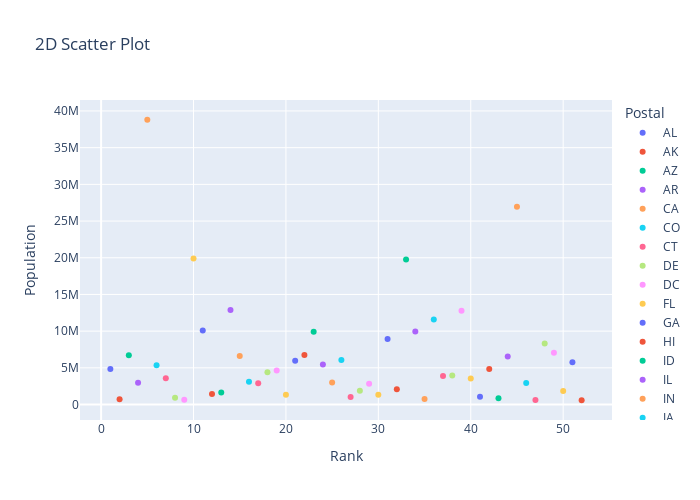

Write notebook code for a chart like this one.
### Code cell
fig = px.scatter(df, x = 'Rank', y = 'Population',width=700, height=500, title="2D Scatter Plot",color ='Postal')
fig.show()

### Figure 1 — Plotly figure (JSON) as saved in the notebook; plotly's stock layout.template omitted (floating-point values rounded to 4 significant figures)
{"data": [{"hovertemplate": "Postal=AL<br>Rank=%{x}<br>Population=%{y}<extra></extra>", "legendgroup": "AL", "marker": {"color": "#636efa", "symbol": "circle"}, "mode": "markers", "name": "AL", "orientation": "v", "showlegend": true, "type": "scatter", "x": [1], "xaxis": "x", "y": [4849377], "yaxis": "y"}, {"hovertemplate": "Postal=AK<br>Rank=%{x}<br>Population=%{y}<extra></extra>", "legendgroup": "AK", "marker": {"color": "#EF553B", "symbol": "circle"}, "mode": "markers", "name": "AK", "orientation": "v", "showlegend": true, "type": "scatter", "x": [2], "xaxis": "x", "y": [736732], "yaxis": "y"}, {"hovertemplate": "Postal=AZ<br>Rank=%{x}<br>Population=%{y}<extra></extra>", "legendgroup": "AZ", "marker": {"color": "#00cc96", "symbol": "circle"}, "mode": "markers", "name": "AZ", "orientation": "v", "showlegend": true, "type": "scatter", "x": [3], "xaxis": "x", "y": [6731484], "yaxis": "y"}, {"hovertemplate": "Postal=AR<br>Rank=%{x}<br>Population=%{y}<extra></extra>", "legendgroup": "AR", "marker": {"color": "#ab63fa", "symbol": "circle"}, "mode": "markers", "name": "AR", "orientation": "v", "showlegend": true, "type": "scatter", "x": [4], "xaxis": "x", "y": [2966369], "yaxis": "y"}, {"hovertemplate": "Postal=CA<br>Rank=%{x}<br>Population=%{y}<extra></extra>", "legendgroup": "CA", "marker": {"color": "#FFA15A", "symbol": "circle"}, "mode": "markers", "name": "CA", "orientation": "v", "showlegend": true, "type": "scatter", "x": [5], "xaxis": "x", "y": [38802500], "yaxis": "y"}, {"hovertemplate": "Postal=CO<br>Rank=%{x}<br>Population=%{y}<extra></extra>", "legendgroup": "CO", "marker": {"color": "#19d3f3", "symbol": "circle"}, "mode": "markers", "name": "CO", "orientation": "v", "showlegend": true, "type": "scatter", "x": [6], "xaxis": "x", "y": [5355866], "yaxis": "y"}, {"hovertemplate": "Postal=CT<br>Rank=%{x}<br>Population=%{y}<extra></extra>", "legendgroup": "CT", "marker": {"color": "#FF6692", "symbol": "circle"}, "mode": "markers", "name": "CT", "orientation": "v", "showlegend": true, "type": "scatter", "x": [7], "xaxis": "x", "y": [3596677], "yaxis": "y"}, {"hovertemplate": "Postal=DE<br>Rank=%{x}<br>Population=%{y}<extra></extra>", "legendgroup": "DE", "marker": {"color": "#B6E880", "symbol": "circle"}, "mode": "markers", "name": "DE", "orientation": "v", "showlegend": true, "type": "scatter", "x": [8], "xaxis": "x", "y": [935614], "yaxis": "y"}, {"hovertemplate": "Postal=DC<br>Rank=%{x}<br>Population=%{y}<extra></extra>", "legendgroup": "DC", "marker": {"color": "#FF97FF", "symbol": "circle"}, "mode": "markers", "name": "DC", "orientation": "v", "showlegend": true, "type": "scatter", "x": [9], "xaxis": "x", "y": [658893], "yaxis": "y"}, {"hovertemplate": "Postal=FL<br>Rank=%{x}<br>Population=%{y}<extra></extra>", "legendgroup": "FL", "marker": {"color": "#FECB52", "symbol": "circle"}, "mode": "markers", "name": "FL", "orientation": "v", "showlegend": true, "type": "scatter", "x": [10], "xaxis": "x", "y": [19893297], "yaxis": "y"}, {"hovertemplate": "Postal=GA<br>Rank=%{x}<br>Population=%{y}<extra></extra>", "legendgroup": "GA", "marker": {"color": "#636efa", "symbol": "circle"}, "mode": "markers", "name": "GA", "orientation": "v", "showlegend": true, "type": "scatter", "x": [11], "xaxis": "x", "y": [10097343], "yaxis": "y"}, {"hovertemplate": "Postal=HI<br>Rank=%{x}<br>Population=%{y}<extra></extra>", "legendgroup": "HI", "marker": {"color": "#EF553B", "symbol": "circle"}, "mode": "markers", "name": "HI", "orientation": "v", "showlegend": true, "type": "scatter", "x": [12], "xaxis": "x", "y": [1419561], "yaxis": "y"}, {"hovertemplate": "Postal=ID<br>Rank=%{x}<br>Population=%{y}<extra></extra>", "legendgroup": "ID", "marker": {"color": "#00cc96", "symbol": "circle"}, "mode": "markers", "name": "ID", "orientation": "v", "showlegend": true, "type": "scatter", "x": [13], "xaxis": "x", "y": [1634464], "yaxis": "y"}, {"hovertemplate": "Postal=IL<br>Rank=%{x}<br>Population=%{y}<extra></extra>", "legendgroup": "IL", "marker": {"color": "#ab63fa", "symbol": "circle"}, "mode": "markers", "name": "IL", "orientation": "v", "showlegend": true, "type": "scatter", "x": [14], "xaxis": "x", "y": [12880580], "yaxis": "y"}, {"hovertemplate": "Postal=IN<br>Rank=%{x}<br>Population=%{y}<extra></extra>", "legendgroup": "IN", "marker": {"color": "#FFA15A", "symbol": "circle"}, "mode": "markers", "name": "IN", "orientation": "v", "showlegend": true, "type": "scatter", "x": [15], "xaxis": "x", "y": [6596855], "yaxis": "y"}, {"hovertemplate": "Postal=IA<br>Rank=%{x}<br>Population=%{y}<extra></extra>", "legendgroup": "IA", "marker": {"color": "#19d3f3", "symbol": "circle"}, "mode": "markers", "name": "IA", "orientation": "v", "showlegend": true, "type": "scatter", "x": [16], "xaxis": "x", "y": [3107126], "yaxis": "y"}, {"hovertemplate": "Postal=KS<br>Rank=%{x}<br>Population=%{y}<extra></extra>", "legendgroup": "KS", "marker": {"color": "#FF6692", "symbol": "circle"}, "mode": "markers", "name": "KS", "orientation": "v", "showlegend": true, "type": "scatter", "x": [17], "xaxis": "x", "y": [2904021], "yaxis": "y"}, {"hovertemplate": "Postal=KY<br>Rank=%{x}<br>Population=%{y}<extra></extra>", "legendgroup": "KY", "marker": {"color": "#B6E880", "symbol": "circle"}, "mode": "markers", "name": "KY", "orientation": "v", "showlegend": true, "type": "scatter", "x": [18], "xaxis": "x", "y": [4413457], "yaxis": "y"}, {"hovertemplate": "Postal=LA<br>Rank=%{x}<br>Population=%{y}<extra></extra>", "legendgroup": "LA", "marker": {"color": "#FF97FF", "symbol": "circle"}, "mode": "markers", "name": "LA", "orientation": "v", "showlegend": true, "type": "scatter", "x": [19], "xaxis": "x", "y": [4649676], "yaxis": "y"}, {"hovertemplate": "Postal=ME<br>Rank=%{x}<br>Population=%{y}<extra></extra>", "legendgroup": "ME", "marker": {"color": "#FECB52", "symbol": "circle"}, "mode": "markers", "name": "ME", "orientation": "v", "showlegend": true, "type": "scatter", "x": [20], "xaxis": "x", "y": [1330089], "yaxis": "y"}, {"hovertemplate": "Postal=MD<br>Rank=%{x}<br>Population=%{y}<extra></extra>", "legendgroup": "MD", "marker": {"color": "#636efa", "symbol": "circle"}, "mode": "markers", "name": "MD", "orientation": "v", "showlegend": true, "type": "scatter", "x": [21], "xaxis": "x", "y": [5976407], "yaxis": "y"}, {"hovertemplate": "Postal=MA<br>Rank=%{x}<br>Population=%{y}<extra></extra>", "legendgroup": "MA", "marker": {"color": "#EF553B", "symbol": "circle"}, "mode": "markers", "name": "MA", "orientation": "v", "showlegend": true, "type": "scatter", "x": [22], "xaxis": "x", "y": [6745408], "yaxis": "y"}, {"hovertemplate": "Postal=MI<br>Rank=%{x}<br>Population=%{y}<extra></extra>", "legendgroup": "MI", "marker": {"color": "#00cc96", "symbol": "circle"}, "mode": "markers", "name": "MI", "orientation": "v", "showlegend": true, "type": "scatter", "x": [23], "xaxis": "x", "y": [9909877], "yaxis": "y"}, {"hovertemplate": "Postal=MN<br>Rank=%{x}<br>Population=%{y}<extra></extra>", "legendgroup": "MN", "marker": {"color": "#ab63fa", "symbol": "circle"}, "mode": "markers", "name": "MN", "orientation": "v", "showlegend": true, "type": "scatter", "x": [24], "xaxis": "x", "y": [5457173], "yaxis": "y"}, {"hovertemplate": "Postal=MS<br>Rank=%{x}<br>Population=%{y}<extra></extra>", "legendgroup": "MS", "marker": {"color": "#FFA15A", "symbol": "circle"}, "mode": "markers", "name": "MS", "orientation": "v", "showlegend": true, "type": "scatter", "x": [25], "xaxis": "x", "y": [2994079], "yaxis": "y"}, {"hovertemplate": "Postal=MO<br>Rank=%{x}<br>Population=%{y}<extra></extra>", "legendgroup": "MO", "marker": {"color": "#19d3f3", "symbol": "circle"}, "mode": "markers", "name": "MO", "orientation": "v", "showlegend": true, "type": "scatter", "x": [26], "xaxis": "x", "y": [6063589], "yaxis": "y"}, {"hovertemplate": "Postal=MT<br>Rank=%{x}<br>Population=%{y}<extra></extra>", "legendgroup": "MT", "marker": {"color": "#FF6692", "symbol": "circle"}, "mode": "markers", "name": "MT", "orientation": "v", "showlegend": true, "type": "scatter", "x": [27], "xaxis": "x", "y": [1023579], "yaxis": "y"}, {"hovertemplate": "Postal=NE<br>Rank=%{x}<br>Population=%{y}<extra></extra>", "legendgroup": "NE", "marker": {"color": "#B6E880", "symbol": "circle"}, "mode": "markers", "name": "NE", "orientation": "v", "showlegend": true, "type": "scatter", "x": [28], "xaxis": "x", "y": [1881503], "yaxis": "y"}, {"hovertemplate": "Postal=NV<br>Rank=%{x}<br>Population=%{y}<extra></extra>", "legendgroup": "NV", "marker": {"color": "#FF97FF", "symbol": "circle"}, "mode": "markers", "name": "NV", "orientation": "v", "showlegend": true, "type": "scatter", "x": [29], "xaxis": "x", "y": [2839098], "yaxis": "y"}, {"hovertemplate": "Postal=NH<br>Rank=%{x}<br>Population=%{y}<extra></extra>", "legendgroup": "NH", "marker": {"color": "#FECB52", "symbol": "circle"}, "mode": "markers", "name": "NH", "orientation": "v", "showlegend": true, "type": "scatter", "x": [30], "xaxis": "x", "y": [1326813], "yaxis": "y"}, {"hovertemplate": "Postal=NJ<br>Rank=%{x}<br>Population=%{y}<extra></extra>", "legendgroup": "NJ", "marker": {"color": "#636efa", "symbol": "circle"}, "mode": "markers", "name": "NJ", "orientation": "v", "showlegend": true, "type": "scatter", "x": [31], "xaxis": "x", "y": [8938175], "yaxis": "y"}, {"hovertemplate": "Postal=NM<br>Rank=%{x}<br>Population=%{y}<extra></extra>", "legendgroup": "NM", "marker": {"color": "#EF553B", "symbol": "circle"}, "mode": "markers", "name": "NM", "orientation": "v", "showlegend": true, "type": "scatter", "x": [32], "xaxis": "x", "y": [2085572], "yaxis": "y"}, {"hovertemplate": "Postal=NY<br>Rank=%{x}<br>Population=%{y}<extra></extra>", "legendgroup": "NY", "marker": {"color": "#00cc96", "symbol": "circle"}, "mode": "markers", "name": "NY", "orientation": "v", "showlegend": true, "type": "scatter", "x": [33], "xaxis": "x", "y": [19746227], "yaxis": "y"}, {"hovertemplate": "Postal=NC<br>Rank=%{x}<br>Population=%{y}<extra></extra>", "legendgroup": "NC", "marker": {"color": "#ab63fa", "symbol": "circle"}, "mode": "markers", "name": "NC", "orientation": "v", "showlegend": true, "type": "scatter", "x": [34], "xaxis": "x", "y": [9943964], "yaxis": "y"}, {"hovertemplate": "Postal=ND<br>Rank=%{x}<br>Population=%{y}<extra></extra>", "legendgroup": "ND", "marker": {"color": "#FFA15A", "symbol": "circle"}, "mode": "markers", "name": "ND", "orientation": "v", "showlegend": true, "type": "scatter", "x": [35], "xaxis": "x", "y": [739482], "yaxis": "y"}, {"hovertemplate": "Postal=OH<br>Rank=%{x}<br>Population=%{y}<extra></extra>", "legendgroup": "OH", "marker": {"color": "#19d3f3", "symbol": "circle"}, "mode": "markers", "name": "OH", "orientation": "v", "showlegend": true, "type": "scatter", "x": [36], "xaxis": "x", "y": [11594163], "yaxis": "y"}, {"hovertemplate": "Postal=OK<br>Rank=%{x}<br>Population=%{y}<extra></extra>", "legendgroup": "OK", "marker": {"color": "#FF6692", "symbol": "circle"}, "mode": "markers", "name": "OK", "orientation": "v", "showlegend": true, "type": "scatter", "x": [37], "xaxis": "x", "y": [3878051], "yaxis": "y"}, {"hovertemplate": "Postal=OR<br>Rank=%{x}<br>Population=%{y}<extra></extra>", "legendgroup": "OR", "marker": {"color": "#B6E880", "symbol": "circle"}, "mode": "markers", "name": "OR", "orientation": "v", "showlegend": true, "type": "scatter", "x": [38], "xaxis": "x", "y": [3970239], "yaxis": "y"}, {"hovertemplate": "Postal=PA<br>Rank=%{x}<br>Population=%{y}<extra></extra>", "legendgroup": "PA", "marker": {"color": "#FF97FF", "symbol": "circle"}, "mode": "markers", "name": "PA", "orientation": "v", "showlegend": true, "type": "scatter", "x": [39], "xaxis": "x", "y": [12787209], "yaxis": "y"}, {"hovertemplate": "Postal=PR<br>Rank=%{x}<br>Population=%{y}<extra></extra>", "legendgroup": "PR", "marker": {"color": "#FECB52", "symbol": "circle"}, "mode": "markers", "name": "PR", "orientation": "v", "showlegend": true, "type": "scatter", "x": [40], "xaxis": "x", "y": [3548397], "yaxis": "y"}, {"hovertemplate": "Postal=RI<br>Rank=%{x}<br>Population=%{y}<extra></extra>", "legendgroup": "RI", "marker": {"color": "#636efa", "symbol": "circle"}, "mode": "markers", "name": "RI", "orientation": "v", "showlegend": true, "type": "scatter", "x": [41], "xaxis": "x", "y": [1055173], "yaxis": "y"}, {"hovertemplate": "Postal=SC<br>Rank=%{x}<br>Population=%{y}<extra></extra>", "legendgroup": "SC", "marker": {"color": "#EF553B", "symbol": "circle"}, "mode": "markers", "name": "SC", "orientation": "v", "showlegend": true, "type": "scatter", "x": [42], "xaxis": "x", "y": [4832482], "yaxis": "y"}, {"hovertemplate": "Postal=SD<br>Rank=%{x}<br>Population=%{y}<extra></extra>", "legendgroup": "SD", "marker": {"color": "#00cc96", "symbol": "circle"}, "mode": "markers", "name": "SD", "orientation": "v", "showlegend": true, "type": "scatter", "x": [43], "xaxis": "x", "y": [853175], "yaxis": "y"}, {"hovertemplate": "Postal=TN<br>Rank=%{x}<br>Population=%{y}<extra></extra>", "legendgroup": "TN", "marker": {"color": "#ab63fa", "symbol": "circle"}, "mode": "markers", "name": "TN", "orientation": "v", "showlegend": true, "type": "scatter", "x": [44], "xaxis": "x", "y": [6549352], "yaxis": "y"}, {"hovertemplate": "Postal=TX<br>Rank=%{x}<br>Population=%{y}<extra></extra>", "legendgroup": "TX", "marker": {"color": "#FFA15A", "symbol": "circle"}, "mode": "markers", "name": "TX", "orientation": "v", "showlegend": true, "type": "scatter", "x": [45], "xaxis": "x", "y": [26956958], "yaxis": "y"}, {"hovertemplate": "Postal=UT<br>Rank=%{x}<br>Population=%{y}<extra></extra>", "legendgroup": "UT", "marker": {"color": "#19d3f3", "symbol": "circle"}, "mode": "markers", "name": "UT", "orientation": "v", "showlegend": true, "type": "scatter", "x": [46], "xaxis": "x", "y": [2942902], "yaxis": "y"}, {"hovertemplate": "Postal=VT<br>Rank=%{x}<br>Population=%{y}<extra></extra>", "legendgroup": "VT", "marker": {"color": "#FF6692", "symbol": "circle"}, "mode": "markers", "name": "VT", "orientation": "v", "showlegend": true, "type": "scatter", "x": [47], "xaxis": "x", "y": [626562], "yaxis": "y"}, {"hovertemplate": "Postal=VA<br>Rank=%{x}<br>Population=%{y}<extra></extra>", "legendgroup": "VA", "marker": {"color": "#B6E880", "symbol": "circle"}, "mode": "markers", "name": "VA", "orientation": "v", "showlegend": true, "type": "scatter", "x": [48], "xaxis": "x", "y": [8326289], "yaxis": "y"}, {"hovertemplate": "Postal=WA<br>Rank=%{x}<br>Population=%{y}<extra></extra>", "legendgroup": "WA", "marker": {"color": "#FF97FF", "symbol": "circle"}, "mode": "markers", "name": "WA", "orientation": "v", "showlegend": true, "type": "scatter", "x": [49], "xaxis": "x", "y": [7061530], "yaxis": "y"}, {"hovertemplate": "Postal=WV<br>Rank=%{x}<br>Population=%{y}<extra></extra>", "legendgroup": "WV", "marker": {"color": "#FECB52", "symbol": "circle"}, "mode": "markers", "name": "WV", "orientation": "v", "showlegend": true, "type": "scatter", "x": [50], "xaxis": "x", "y": [1850326], "yaxis": "y"}, {"hovertemplate": "Postal=WI<br>Rank=%{x}<br>Population=%{y}<extra></extra>", "legendgroup": "WI", "marker": {"color": "#636efa", "symbol": "circle"}, "mode": "markers", "name": "WI", "orientation": "v", "showlegend": true, "type": "scatter", "x": [51], "xaxis": "x", "y": [5757564], "yaxis": "y"}, {"hovertemplate": "Postal=WY<br>Rank=%{x}<br>Population=%{y}<extra></extra>", "legendgroup": "WY", "marker": {"color": "#EF553B", "symbol": "circle"}, "mode": "markers", "name": "WY", "orientation": "v", "showlegend": true, "type": "scatter", "x": [52], "xaxis": "x", "y": [584153], "yaxis": "y"}], "layout": {"height": 500, "legend": {"title": {"text": "Postal"}, "tracegroupgap": 0}, "title": {"text": "2D Scatter Plot"}, "width": 700, "xaxis": {"anchor": "y", "domain": [0, 1], "title": {"text": "Rank"}}, "yaxis": {"anchor": "x", "domain": [0, 1], "title": {"text": "Population"}}}}
